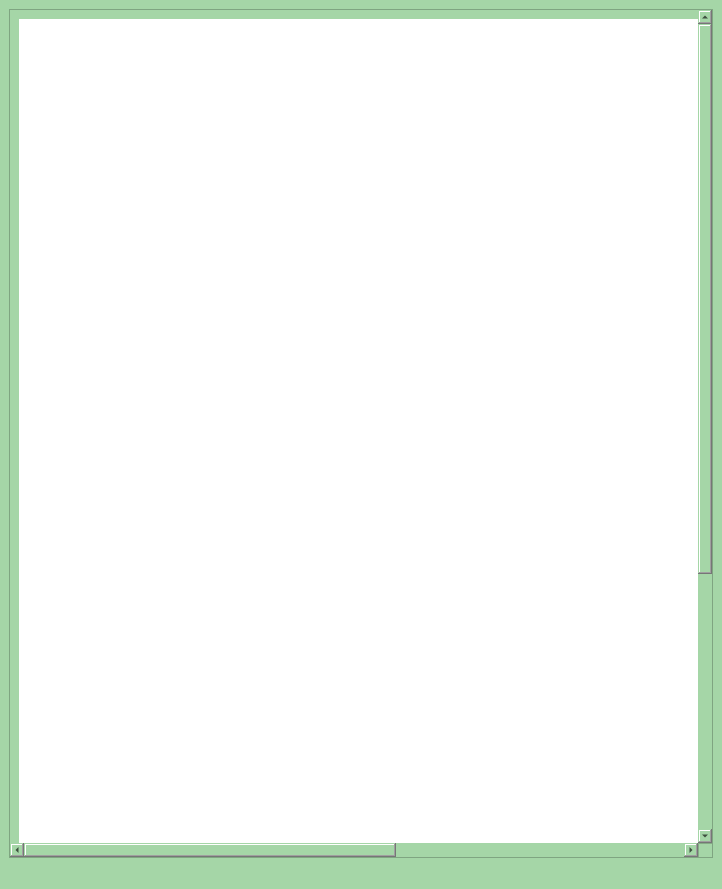
<?xml version="1.0" encoding="UTF-8"?>
<ui version="4.0">
 <class>MainWindow</class>
 <widget class="QMainWindow" name="MainWindow">
  <property name="geometry">
   <rect>
    <x>0</x>
    <y>0</y>
    <width>722</width>
    <height>889</height>
   </rect>
  </property>
  <property name="windowTitle">
   <string>MainWindow</string>
  </property>
  <property name="styleSheet">
   <string notr="true">background-color :  #A5D6A7;</string>
  </property>
  <widget class="QWidget" name="centralwidget">
   <layout class="QVBoxLayout" name="verticalLayout">
    <item>
     <widget class="QScrollArea" name="scrollArea">
      <property name="styleSheet">
       <string notr="true">/*수직 스크롤바 스타일시트 변경*/
QScrollBar:vertical{
	border:none;
	background-color: #A5D6A7;;
	width:14px;
	margin: 15px 0px 15px 0px;
	border-radius:1px
}


/*핸들러 바 버티컬*/
QScrollBar::handle:vertical{
	background-color: #7fbe64;
	min-height:10px;
	border-radius:5px;
}


QScrollBar::handle:vertical:hover{
	background-color: #1B5E20;
}
QScrollBar::handle:vertical:pressed{
	background-color:#1B5E20;
}



/*BTN TOP - SCROLLBAR*/
QScrollBar::sub-line:vertical{
	border:none;
	background-color:#7fbe64;
	height: 15px;
	border-top-left-radius:7px;
	border-top-right-radius:7px;
	subcontrol-position:top;
	subcontrol-origin:margin;
}

QScrollBar::sub-line:vertical:hover{
	background-color: #1B5E20;
}
QScrollBar::sub-line:vertical:pressed{
	background-color: #7fbe64;
}

/*BTN DOWN - SCROLLBAR*/
QScrollBar::add-line:vertical{
	border:none;
	background-color:#7fbe64;
	height: 15px;
	border-bottom-left-radius:7px;
	border-bottom-right-radius:7px;
	subcontrol-position:bottom;
	subcontrol-origin:margin;
}

QScrollBar::add-line:vertical:hover{
	background-color: #1B5E20;
}
QScrollBar::add-line:vertical:pressed{
	background-color: #1B5E20;
}



/* 수평 스크롤바 */
QScrollBar:horizontal {
    border: none;
    background-color: #A5D6A7;
    height: 14px;
    margin: 0px 15px 0px 15px;
    border-radius: 1px;
}

/* 핸들러 바 - 수평 */
QScrollBar::handle:horizontal {
    background-color: #7fbe64;
    min-width: 10px;
    border-radius: 5px;
}

QScrollBar::handle:horizontal:hover {
    background-color: #1B5E20;
}

QScrollBar::handle:horizontal:pressed {
    background-color: #1B5E20;
}

/* 왼쪽 버튼 (sub-line) */
QScrollBar::sub-line:horizontal {
    border: none;
    background-color: #7fbe64;
    width: 15px;
    border-top-left-radius: 7px;
    border-bottom-left-radius: 7px;
    subcontrol-position: left;
    subcontrol-origin: margin;
}

QScrollBar::sub-line:horizontal:hover {
    background-color: #1B5E20;
}

QScrollBar::sub-line:horizontal:pressed {
    background-color: #7fbe64;
}

/* 오른쪽 버튼 (add-line) */
QScrollBar::add-line:horizontal {
    border: none;
    background-color: #7fbe64;
    width: 15px;
    border-top-right-radius: 7px;
    border-bottom-right-radius: 7px;
    subcontrol-position: right;
    subcontrol-origin: margin;
}

QScrollBar::add-line:horizontal:hover {
    background-color: #1B5E20;
}

QScrollBar::add-line:horizontal:pressed {
    background-color: #1B5E20;
}






</string>
      </property>
      <property name="widgetResizable">
       <bool>true</bool>
      </property>
      <widget class="QWidget" name="scrollAreaWidgetContents">
       <property name="geometry">
        <rect>
         <x>0</x>
         <y>0</y>
         <width>1218</width>
         <height>1218</height>
        </rect>
       </property>
       <layout class="QVBoxLayout" name="verticalLayout_2">
        <item>
         <widget class="QFrame" name="frame">
          <property name="minimumSize">
           <size>
            <width>1200</width>
            <height>1200</height>
           </size>
          </property>
          <property name="styleSheet">
           <string notr="true">background-color :   white;</string>
          </property>
          <property name="frameShape">
           <enum>QFrame::StyledPanel</enum>
          </property>
          <property name="frameShadow">
           <enum>QFrame::Raised</enum>
          </property>
          <widget class="QWidget" name="verticalLayoutWidget">
           <property name="geometry">
            <rect>
             <x>-1</x>
             <y>-1</y>
             <width>681</width>
             <height>1201</height>
            </rect>
           </property>
           <layout class="QVBoxLayout" name="verticalLayout_3"/>
          </widget>
         </widget>
        </item>
       </layout>
      </widget>
     </widget>
    </item>
   </layout>
  </widget>
  <widget class="QMenuBar" name="menubar">
   <property name="geometry">
    <rect>
     <x>0</x>
     <y>0</y>
     <width>722</width>
     <height>21</height>
    </rect>
   </property>
  </widget>
  <widget class="QStatusBar" name="statusbar"/>
 </widget>
 <resources/>
 <connections/>
</ui>
